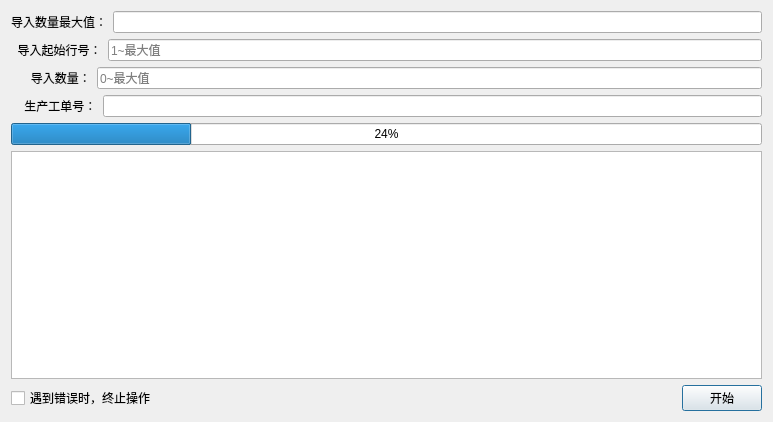
<?xml version="1.0" encoding="UTF-8"?>
<ui version="4.0">
 <class>ExcelDataUploadConfigPopDlg</class>
 <widget class="QDialog" name="ExcelDataUploadConfigPopDlg">
  <property name="geometry">
   <rect>
    <x>0</x>
    <y>0</y>
    <width>773</width>
    <height>422</height>
   </rect>
  </property>
  <property name="windowTitle">
   <string>数据导入</string>
  </property>
  <layout class="QVBoxLayout" name="verticalLayout_2">
   <item>
    <layout class="QVBoxLayout" name="verticalLayout">
     <item>
      <layout class="QHBoxLayout" name="horizontalLayout_2">
       <item>
        <widget class="QLabel" name="label_CountMax">
         <property name="text">
          <string>导入数量最大值：</string>
         </property>
        </widget>
       </item>
       <item>
        <widget class="QLineEdit" name="lineEdit_CountMax">
         <property name="readOnly">
          <bool>true</bool>
         </property>
        </widget>
       </item>
      </layout>
     </item>
     <item>
      <layout class="QHBoxLayout" name="horizontalLayout_3">
       <item>
        <widget class="QLabel" name="label_StartLine">
         <property name="text">
          <string>  导入起始行号：</string>
         </property>
        </widget>
       </item>
       <item>
        <widget class="QLineEdit" name="lineEdit_StartLine">
         <property name="placeholderText">
          <string>1~最大值</string>
         </property>
        </widget>
       </item>
      </layout>
     </item>
     <item>
      <layout class="QHBoxLayout" name="horizontalLayout_4">
       <item>
        <widget class="QLabel" name="label_Count">
         <property name="text">
          <string>      导入数量：</string>
         </property>
        </widget>
       </item>
       <item>
        <widget class="QLineEdit" name="lineEdit_Count">
         <property name="placeholderText">
          <string>0~最大值</string>
         </property>
        </widget>
       </item>
      </layout>
     </item>
     <item>
      <layout class="QHBoxLayout" name="horizontalLayout_5">
       <item>
        <widget class="QLabel" name="label_ProductionOrderID">
         <property name="text">
          <string>    生产工单号：</string>
         </property>
        </widget>
       </item>
       <item>
        <widget class="QLineEdit" name="lineEdit_ProductionOrderID"/>
       </item>
      </layout>
     </item>
    </layout>
   </item>
   <item>
    <widget class="QProgressBar" name="progressBar">
     <property name="value">
      <number>24</number>
     </property>
    </widget>
   </item>
   <item>
    <widget class="QListWidget" name="listWidget"/>
   </item>
   <item>
    <layout class="QHBoxLayout" name="horizontalLayout">
     <item>
      <widget class="QCheckBox" name="checkBox_ErrorStop">
       <property name="text">
        <string>遇到错误时，终止操作</string>
       </property>
      </widget>
     </item>
     <item>
      <spacer name="horizontalSpacer">
       <property name="orientation">
        <enum>Qt::Horizontal</enum>
       </property>
       <property name="sizeHint" stdset="0">
        <size>
         <width>40</width>
         <height>20</height>
        </size>
       </property>
      </spacer>
     </item>
     <item>
      <widget class="QPushButton" name="btn_StartOrStop">
       <property name="text">
        <string>开始</string>
       </property>
      </widget>
     </item>
    </layout>
   </item>
  </layout>
 </widget>
 <resources/>
 <connections/>
</ui>
